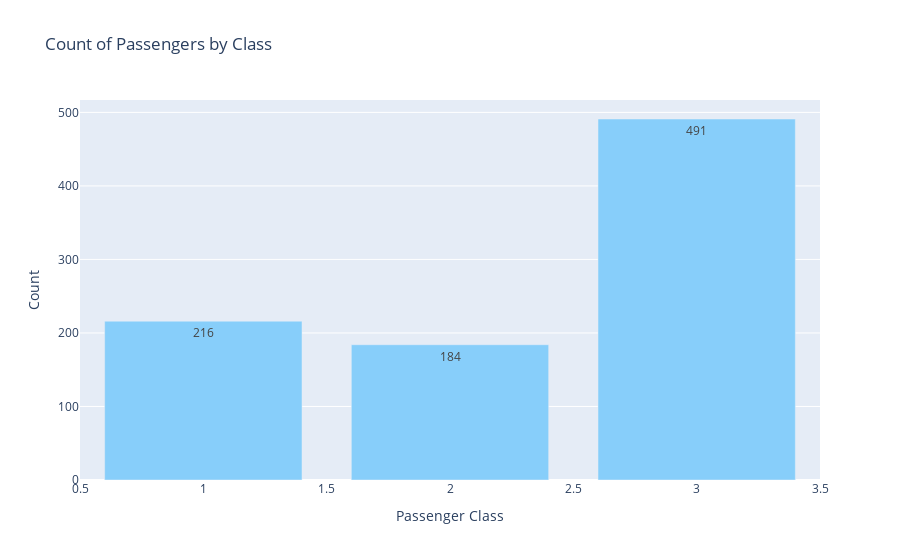

The code cell stored with this chart in its notebook:
### Code cell
# Counting the occurrences of each passenger class - Total number of passengers per class

### Figure 1 — Plotly figure (JSON) as saved in the notebook; plotly's stock layout.template omitted (floating-point values rounded to 4 significant figures)
{"data": [{"marker": {"color": "lightskyblue"}, "name": "Count by Pclass", "text": [491, 216, 184], "textposition": "auto", "type": "bar", "x": [3, 1, 2], "y": [491, 216, 184]}], "layout": {"autosize": true, "title": {"text": "Count of Passengers by Class"}, "xaxis": {"autorange": true, "range": [0.5, 3.5], "title": {"text": "Passenger Class"}, "type": "linear"}, "yaxis": {"autorange": true, "range": [0, 516.8], "title": {"text": "Count"}, "type": "linear"}}}
